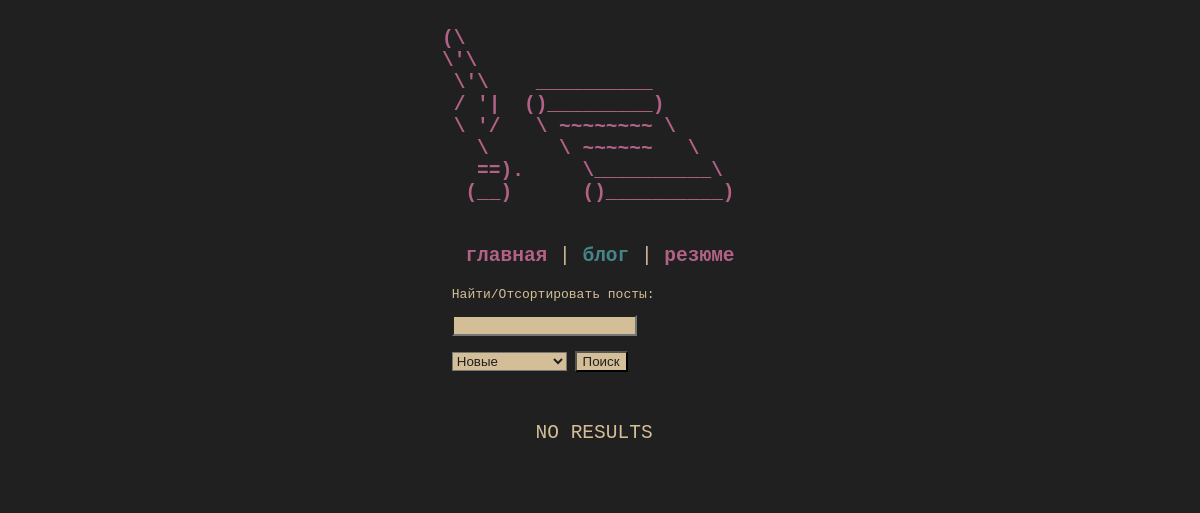
/blog, run on an earlier commit of the app's database.
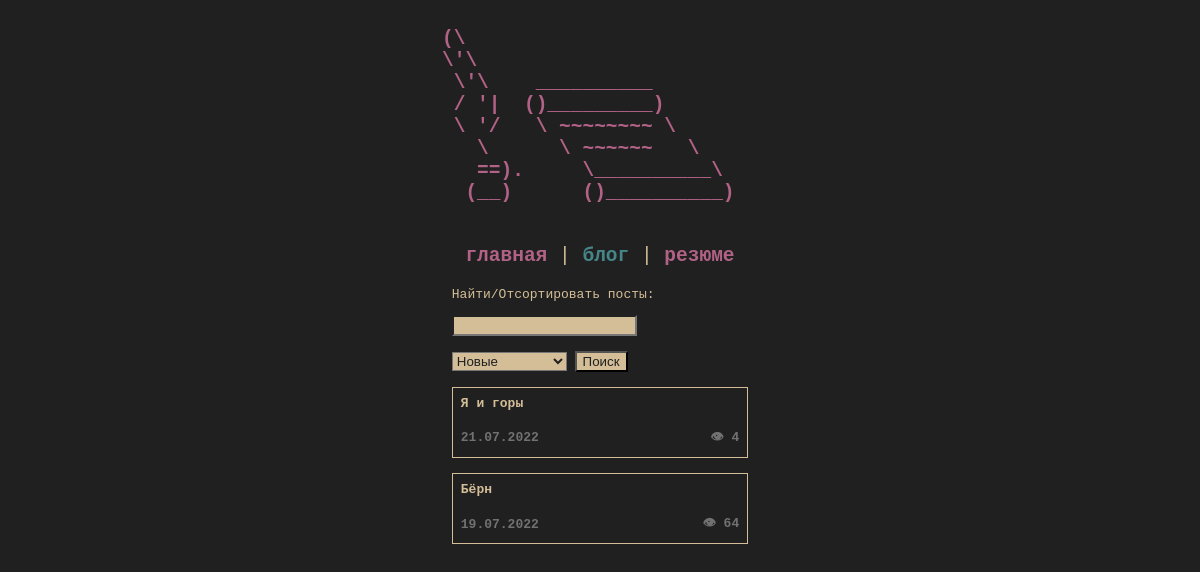
And on a later commit of the database.
### tables this page shows
CREATE TABLE blog (
    "url" TEXT NOT NULL,
    "content" TEXT NOT NULL,
    "visits" INTEGER NOT NULL DEFAULT (0),
    "title" TEXT NOT NULL
, "date" TEXT  NOT NULL);

### kolpa_site.py (the view, shortened to what this page needs)
@app.route("/blog", methods=["POST", "GET"])
def blog():
    search = ''
    sort = 'Новые'
    return render_template('blog.html', posts=dbase.getBlogData(search, sort), admin = session['admin'])

### kolpa_site.py (called while the page is built)
def connect_db():
    conn = sqlite3.connect(app.config['DATABASE'])
    conn.row_factory = sqlite3.Row
    return conn

def get_db():
    if not hasattr(g, 'link_db'):
        g.link_db = connect_db()
    return g.link_db

@app.before_request
def before_request():
   global dbase
   db = get_db()
   dbase = FDataBase(db)
   if 'admin' not in session:
       session['admin'] = False

### templates/blog.html (shortened to what this page needs)
<!DOCTYPE html>
<html>
  <head>
    <link type="text/css" href="{{ url_for('static', filename='css/styles.css')}}" rel="stylesheet" />
  </head>
  <body>
    <section id="header" aria-label="Home">
      <a href="/" title="Home">
        <pre>
(\
\'\
 \'\    __________
 / '|  ()_________)
 \ '/   \ ~~~~~~~~ \
   \      \ ~~~~~~   \
   ==).     \__________\
  (__)      ()__________)
      </pre>
	</a>
    </section>
      <section id="menu">
        <p id="test">
          <a href="/">главная</a> | <a id="active" href="/blog">блог</a> | <a href="/resume">резюме</a>
       </p>
      </section>
        <section id="simple_block">
          <form action="/blog"  method="post">
            <p><label for="text">Найти/Отсортировать посты:</label></p>
            <input type="search" id="site-search" name="text">
            <br>
            <br>
            <select class="select-css" name="Sort method">
              <option>Новые</option>
            </select>
            <input type="submit" name="search" value="Поиск" />
            <br>
            <br>
          </form>
        </section>
      {% if posts == [] %}
      <section id="title">
        <p>
         NO RESULTS
        </p>
        <br>
      </section>
      {% endif %}
      {% for post in posts -%}
      <a href="/blog/{{post.url}}">
        <section id="blog">
          <table>
            <tr>
              <td>
                  {{post.title.capitalize()}}
              </td>
            </tr>
            <tr>
                <td>
                  <div id="accent">
                    {{post.date}}
                  </div>
                </td>
                <td style="white-space: nowrap; text-align: right">
                  <div id="accent" >
                    👁 {{post.visits}}
                  </div>
                </td>
            </tr>
          </table>
        </section>
      </a>
        {% endfor -%}
  </body>
</html>

What changed in the data, as far as the page shows it:
added blog: title "Я и горы", date "21.07.2022", visits "4"
added blog: title "Бёрн", date "19.07.2022", visits "64"
Also different on the page:
text no longer shown: "NO RESULTS"
